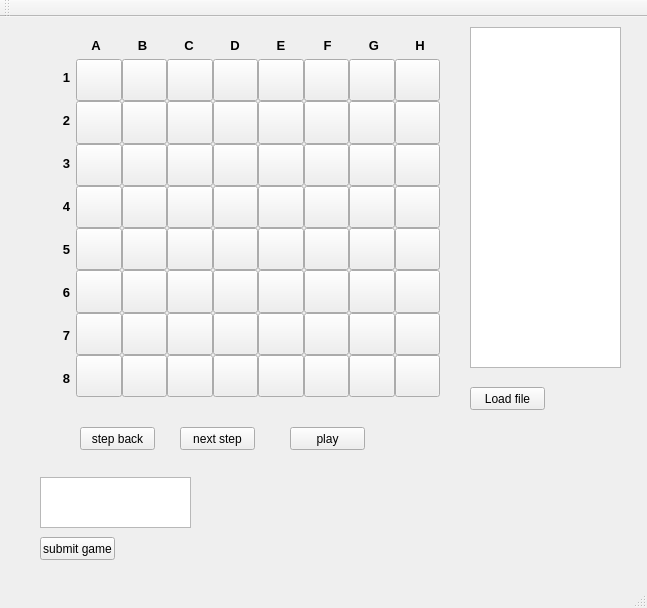
<?xml version="1.0" encoding="UTF-8"?>
<ui version="4.0">
 <class>MainWindow</class>
 <widget class="QMainWindow" name="MainWindow">
  <property name="geometry">
   <rect>
    <x>0</x>
    <y>0</y>
    <width>647</width>
    <height>608</height>
   </rect>
  </property>
  <property name="windowTitle">
   <string>MainWindow</string>
  </property>
  <widget class="QWidget" name="centralWidget">
   <widget class="QPushButton" name="stepNext">
    <property name="geometry">
     <rect>
      <x>180</x>
      <y>410</y>
      <width>75</width>
      <height>23</height>
     </rect>
    </property>
    <property name="text">
     <string>next step</string>
    </property>
   </widget>
   <widget class="QPushButton" name="stepBack">
    <property name="geometry">
     <rect>
      <x>80</x>
      <y>410</y>
      <width>75</width>
      <height>23</height>
     </rect>
    </property>
    <property name="text">
     <string>step back</string>
    </property>
   </widget>
   <widget class="QWidget" name="layoutWidget">
    <property name="geometry">
     <rect>
      <x>50</x>
      <y>10</y>
      <width>401</width>
      <height>381</height>
     </rect>
    </property>
    <layout class="QGridLayout" name="gridLayout_3">
     <item row="0" column="0">
      <widget class="QLabel" name="label_18">
       <property name="text">
        <string/>
       </property>
      </widget>
     </item>
     <item row="0" column="1">
      <layout class="QHBoxLayout" name="horizontalLayout">
       <item>
        <widget class="QLabel" name="label_10">
         <property name="font">
          <font>
           <pointsize>10</pointsize>
           <weight>75</weight>
           <bold>true</bold>
          </font>
         </property>
         <property name="text">
          <string>A</string>
         </property>
         <property name="alignment">
          <set>Qt::AlignBottom|Qt::AlignHCenter</set>
         </property>
        </widget>
       </item>
       <item>
        <widget class="QLabel" name="label_11">
         <property name="font">
          <font>
           <pointsize>10</pointsize>
           <weight>75</weight>
           <bold>true</bold>
          </font>
         </property>
         <property name="text">
          <string>B</string>
         </property>
         <property name="alignment">
          <set>Qt::AlignBottom|Qt::AlignHCenter</set>
         </property>
        </widget>
       </item>
       <item>
        <widget class="QLabel" name="label_12">
         <property name="font">
          <font>
           <pointsize>10</pointsize>
           <weight>75</weight>
           <bold>true</bold>
          </font>
         </property>
         <property name="text">
          <string>C</string>
         </property>
         <property name="alignment">
          <set>Qt::AlignBottom|Qt::AlignHCenter</set>
         </property>
        </widget>
       </item>
       <item>
        <widget class="QLabel" name="label_13">
         <property name="font">
          <font>
           <pointsize>10</pointsize>
           <weight>75</weight>
           <bold>true</bold>
          </font>
         </property>
         <property name="text">
          <string>D</string>
         </property>
         <property name="alignment">
          <set>Qt::AlignBottom|Qt::AlignHCenter</set>
         </property>
        </widget>
       </item>
       <item>
        <widget class="QLabel" name="label_14">
         <property name="font">
          <font>
           <pointsize>10</pointsize>
           <weight>75</weight>
           <bold>true</bold>
          </font>
         </property>
         <property name="text">
          <string>E</string>
         </property>
         <property name="alignment">
          <set>Qt::AlignBottom|Qt::AlignHCenter</set>
         </property>
        </widget>
       </item>
       <item>
        <widget class="QLabel" name="label_15">
         <property name="font">
          <font>
           <pointsize>10</pointsize>
           <weight>75</weight>
           <bold>true</bold>
          </font>
         </property>
         <property name="text">
          <string>F</string>
         </property>
         <property name="alignment">
          <set>Qt::AlignBottom|Qt::AlignHCenter</set>
         </property>
        </widget>
       </item>
       <item>
        <widget class="QLabel" name="label_16">
         <property name="font">
          <font>
           <pointsize>10</pointsize>
           <weight>75</weight>
           <bold>true</bold>
          </font>
         </property>
         <property name="text">
          <string>G</string>
         </property>
         <property name="alignment">
          <set>Qt::AlignBottom|Qt::AlignHCenter</set>
         </property>
        </widget>
       </item>
       <item>
        <widget class="QLabel" name="label_17">
         <property name="font">
          <font>
           <pointsize>10</pointsize>
           <weight>75</weight>
           <bold>true</bold>
          </font>
         </property>
         <property name="text">
          <string>H</string>
         </property>
         <property name="alignment">
          <set>Qt::AlignBottom|Qt::AlignHCenter</set>
         </property>
        </widget>
       </item>
      </layout>
     </item>
     <item row="1" column="0">
      <layout class="QVBoxLayout" name="verticalLayout">
       <item>
        <widget class="QLabel" name="label_2">
         <property name="font">
          <font>
           <pointsize>10</pointsize>
           <weight>75</weight>
           <bold>true</bold>
          </font>
         </property>
         <property name="text">
          <string>1</string>
         </property>
         <property name="alignment">
          <set>Qt::AlignRight|Qt::AlignTrailing|Qt::AlignVCenter</set>
         </property>
        </widget>
       </item>
       <item>
        <widget class="QLabel" name="label_3">
         <property name="font">
          <font>
           <pointsize>10</pointsize>
           <weight>75</weight>
           <bold>true</bold>
          </font>
         </property>
         <property name="text">
          <string>2</string>
         </property>
         <property name="alignment">
          <set>Qt::AlignRight|Qt::AlignTrailing|Qt::AlignVCenter</set>
         </property>
        </widget>
       </item>
       <item>
        <widget class="QLabel" name="label_4">
         <property name="font">
          <font>
           <pointsize>10</pointsize>
           <weight>75</weight>
           <bold>true</bold>
          </font>
         </property>
         <property name="text">
          <string>3</string>
         </property>
         <property name="alignment">
          <set>Qt::AlignRight|Qt::AlignTrailing|Qt::AlignVCenter</set>
         </property>
        </widget>
       </item>
       <item>
        <widget class="QLabel" name="label_5">
         <property name="font">
          <font>
           <pointsize>10</pointsize>
           <weight>75</weight>
           <bold>true</bold>
          </font>
         </property>
         <property name="text">
          <string>4</string>
         </property>
         <property name="alignment">
          <set>Qt::AlignRight|Qt::AlignTrailing|Qt::AlignVCenter</set>
         </property>
        </widget>
       </item>
       <item>
        <widget class="QLabel" name="label_6">
         <property name="font">
          <font>
           <pointsize>10</pointsize>
           <weight>75</weight>
           <bold>true</bold>
          </font>
         </property>
         <property name="text">
          <string>5</string>
         </property>
         <property name="alignment">
          <set>Qt::AlignRight|Qt::AlignTrailing|Qt::AlignVCenter</set>
         </property>
        </widget>
       </item>
       <item>
        <widget class="QLabel" name="label_7">
         <property name="font">
          <font>
           <pointsize>10</pointsize>
           <weight>75</weight>
           <bold>true</bold>
          </font>
         </property>
         <property name="text">
          <string>6</string>
         </property>
         <property name="alignment">
          <set>Qt::AlignRight|Qt::AlignTrailing|Qt::AlignVCenter</set>
         </property>
        </widget>
       </item>
       <item>
        <widget class="QLabel" name="label_8">
         <property name="font">
          <font>
           <pointsize>10</pointsize>
           <weight>75</weight>
           <bold>true</bold>
          </font>
         </property>
         <property name="text">
          <string>7</string>
         </property>
         <property name="alignment">
          <set>Qt::AlignRight|Qt::AlignTrailing|Qt::AlignVCenter</set>
         </property>
        </widget>
       </item>
       <item>
        <widget class="QLabel" name="label_9">
         <property name="font">
          <font>
           <pointsize>10</pointsize>
           <weight>75</weight>
           <bold>true</bold>
          </font>
         </property>
         <property name="text">
          <string>8</string>
         </property>
         <property name="alignment">
          <set>Qt::AlignRight|Qt::AlignTrailing|Qt::AlignVCenter</set>
         </property>
        </widget>
       </item>
      </layout>
     </item>
     <item row="1" column="1">
      <layout class="QGridLayout" name="gridLayout" rowstretch="1,0,0,0,0,0,0,0" columnstretch="1,0,0,0,0,0,0,0">
       <property name="sizeConstraint">
        <enum>QLayout::SetMaximumSize</enum>
       </property>
       <property name="spacing">
        <number>0</number>
       </property>
       <item row="1" column="3">
        <widget class="QPushButton" name="B2">
         <property name="sizePolicy">
          <sizepolicy hsizetype="Expanding" vsizetype="Expanding">
           <horstretch>1</horstretch>
           <verstretch>1</verstretch>
          </sizepolicy>
         </property>
         <property name="text">
          <string/>
         </property>
        </widget>
       </item>
       <item row="1" column="2">
        <widget class="QPushButton" name="A2">
         <property name="sizePolicy">
          <sizepolicy hsizetype="Expanding" vsizetype="Expanding">
           <horstretch>1</horstretch>
           <verstretch>1</verstretch>
          </sizepolicy>
         </property>
         <property name="text">
          <string/>
         </property>
        </widget>
       </item>
       <item row="3" column="7">
        <widget class="QPushButton" name="E4">
         <property name="sizePolicy">
          <sizepolicy hsizetype="Expanding" vsizetype="Expanding">
           <horstretch>1</horstretch>
           <verstretch>1</verstretch>
          </sizepolicy>
         </property>
        </widget>
       </item>
       <item row="7" column="5">
        <widget class="QPushButton" name="D8">
         <property name="sizePolicy">
          <sizepolicy hsizetype="Expanding" vsizetype="Expanding">
           <horstretch>1</horstretch>
           <verstretch>1</verstretch>
          </sizepolicy>
         </property>
         <property name="text">
          <string/>
         </property>
        </widget>
       </item>
       <item row="3" column="1">
        <widget class="QPushButton" name="F1">
         <property name="sizePolicy">
          <sizepolicy hsizetype="Expanding" vsizetype="Expanding">
           <horstretch>1</horstretch>
           <verstretch>1</verstretch>
          </sizepolicy>
         </property>
        </widget>
       </item>
       <item row="6" column="4">
        <widget class="QPushButton" name="C7">
         <property name="sizePolicy">
          <sizepolicy hsizetype="Expanding" vsizetype="Expanding">
           <horstretch>1</horstretch>
           <verstretch>1</verstretch>
          </sizepolicy>
         </property>
         <property name="text">
          <string/>
         </property>
        </widget>
       </item>
       <item row="2" column="2">
        <widget class="QPushButton" name="A3">
         <property name="sizePolicy">
          <sizepolicy hsizetype="Expanding" vsizetype="Expanding">
           <horstretch>1</horstretch>
           <verstretch>1</verstretch>
          </sizepolicy>
         </property>
         <property name="text">
          <string/>
         </property>
        </widget>
       </item>
       <item row="0" column="1">
        <widget class="QPushButton" name="H1">
         <property name="sizePolicy">
          <sizepolicy hsizetype="Expanding" vsizetype="Expanding">
           <horstretch>1</horstretch>
           <verstretch>1</verstretch>
          </sizepolicy>
         </property>
        </widget>
       </item>
       <item row="6" column="0">
        <widget class="QPushButton" name="H7">
         <property name="sizePolicy">
          <sizepolicy hsizetype="Expanding" vsizetype="Expanding">
           <horstretch>1</horstretch>
           <verstretch>1</verstretch>
          </sizepolicy>
         </property>
         <property name="text">
          <string/>
         </property>
        </widget>
       </item>
       <item row="5" column="2">
        <widget class="QPushButton" name="A6">
         <property name="sizePolicy">
          <sizepolicy hsizetype="Expanding" vsizetype="Expanding">
           <horstretch>1</horstretch>
           <verstretch>1</verstretch>
          </sizepolicy>
         </property>
         <property name="text">
          <string/>
         </property>
        </widget>
       </item>
       <item row="2" column="5">
        <widget class="QPushButton" name="D3">
         <property name="sizePolicy">
          <sizepolicy hsizetype="Expanding" vsizetype="Expanding">
           <horstretch>1</horstretch>
           <verstretch>1</verstretch>
          </sizepolicy>
         </property>
        </widget>
       </item>
       <item row="6" column="5">
        <widget class="QPushButton" name="D7">
         <property name="sizePolicy">
          <sizepolicy hsizetype="Expanding" vsizetype="Expanding">
           <horstretch>1</horstretch>
           <verstretch>1</verstretch>
          </sizepolicy>
         </property>
         <property name="text">
          <string/>
         </property>
        </widget>
       </item>
       <item row="0" column="0">
        <widget class="QPushButton" name="G2">
         <property name="sizePolicy">
          <sizepolicy hsizetype="Expanding" vsizetype="Expanding">
           <horstretch>1</horstretch>
           <verstretch>1</verstretch>
          </sizepolicy>
         </property>
        </widget>
       </item>
       <item row="2" column="1">
        <widget class="QPushButton" name="F4">
         <property name="sizePolicy">
          <sizepolicy hsizetype="Expanding" vsizetype="Expanding">
           <horstretch>1</horstretch>
           <verstretch>1</verstretch>
          </sizepolicy>
         </property>
        </widget>
       </item>
       <item row="6" column="6">
        <widget class="QPushButton" name="G7">
         <property name="sizePolicy">
          <sizepolicy hsizetype="Expanding" vsizetype="Expanding">
           <horstretch>1</horstretch>
           <verstretch>1</verstretch>
          </sizepolicy>
         </property>
         <property name="text">
          <string/>
         </property>
        </widget>
       </item>
       <item row="6" column="2">
        <widget class="QPushButton" name="A7">
         <property name="sizePolicy">
          <sizepolicy hsizetype="Expanding" vsizetype="Expanding">
           <horstretch>1</horstretch>
           <verstretch>1</verstretch>
          </sizepolicy>
         </property>
         <property name="text">
          <string/>
         </property>
        </widget>
       </item>
       <item row="5" column="1">
        <widget class="QPushButton" name="F6">
         <property name="sizePolicy">
          <sizepolicy hsizetype="Expanding" vsizetype="Expanding">
           <horstretch>1</horstretch>
           <verstretch>1</verstretch>
          </sizepolicy>
         </property>
         <property name="text">
          <string/>
         </property>
        </widget>
       </item>
       <item row="1" column="1">
        <widget class="QPushButton" name="G3">
         <property name="sizePolicy">
          <sizepolicy hsizetype="Expanding" vsizetype="Expanding">
           <horstretch>1</horstretch>
           <verstretch>1</verstretch>
          </sizepolicy>
         </property>
        </widget>
       </item>
       <item row="4" column="3">
        <widget class="QPushButton" name="B5">
         <property name="sizePolicy">
          <sizepolicy hsizetype="Expanding" vsizetype="Expanding">
           <horstretch>1</horstretch>
           <verstretch>1</verstretch>
          </sizepolicy>
         </property>
         <property name="text">
          <string/>
         </property>
        </widget>
       </item>
       <item row="6" column="1">
        <widget class="QPushButton" name="F7">
         <property name="sizePolicy">
          <sizepolicy hsizetype="Expanding" vsizetype="Expanding">
           <horstretch>1</horstretch>
           <verstretch>1</verstretch>
          </sizepolicy>
         </property>
         <property name="text">
          <string/>
         </property>
        </widget>
       </item>
       <item row="0" column="4">
        <widget class="QPushButton" name="C1">
         <property name="sizePolicy">
          <sizepolicy hsizetype="Expanding" vsizetype="Expanding">
           <horstretch>1</horstretch>
           <verstretch>1</verstretch>
          </sizepolicy>
         </property>
         <property name="text">
          <string/>
         </property>
        </widget>
       </item>
       <item row="3" column="4">
        <widget class="QPushButton" name="C4">
         <property name="sizePolicy">
          <sizepolicy hsizetype="Expanding" vsizetype="Expanding">
           <horstretch>1</horstretch>
           <verstretch>1</verstretch>
          </sizepolicy>
         </property>
         <property name="text">
          <string/>
         </property>
        </widget>
       </item>
       <item row="0" column="3">
        <widget class="QPushButton" name="A1">
         <property name="sizePolicy">
          <sizepolicy hsizetype="Expanding" vsizetype="Expanding">
           <horstretch>1</horstretch>
           <verstretch>1</verstretch>
          </sizepolicy>
         </property>
         <property name="text">
          <string/>
         </property>
        </widget>
       </item>
       <item row="3" column="5">
        <widget class="QPushButton" name="D4">
         <property name="sizePolicy">
          <sizepolicy hsizetype="Expanding" vsizetype="Expanding">
           <horstretch>1</horstretch>
           <verstretch>1</verstretch>
          </sizepolicy>
         </property>
         <property name="text">
          <string/>
         </property>
        </widget>
       </item>
       <item row="4" column="4">
        <widget class="QPushButton" name="C5">
         <property name="sizePolicy">
          <sizepolicy hsizetype="Expanding" vsizetype="Expanding">
           <horstretch>1</horstretch>
           <verstretch>1</verstretch>
          </sizepolicy>
         </property>
         <property name="text">
          <string/>
         </property>
        </widget>
       </item>
       <item row="4" column="5">
        <widget class="QPushButton" name="D5">
         <property name="sizePolicy">
          <sizepolicy hsizetype="Expanding" vsizetype="Expanding">
           <horstretch>1</horstretch>
           <verstretch>1</verstretch>
          </sizepolicy>
         </property>
         <property name="text">
          <string/>
         </property>
        </widget>
       </item>
       <item row="4" column="1">
        <widget class="QPushButton" name="F5">
         <property name="sizePolicy">
          <sizepolicy hsizetype="Expanding" vsizetype="Expanding">
           <horstretch>1</horstretch>
           <verstretch>1</verstretch>
          </sizepolicy>
         </property>
         <property name="text">
          <string/>
         </property>
        </widget>
       </item>
       <item row="0" column="2">
        <widget class="QPushButton" name="B1">
         <property name="sizePolicy">
          <sizepolicy hsizetype="Expanding" vsizetype="Expanding">
           <horstretch>1</horstretch>
           <verstretch>1</verstretch>
          </sizepolicy>
         </property>
         <property name="text">
          <string/>
         </property>
        </widget>
       </item>
       <item row="1" column="7">
        <widget class="QPushButton" name="E2">
         <property name="sizePolicy">
          <sizepolicy hsizetype="Expanding" vsizetype="Expanding">
           <horstretch>1</horstretch>
           <verstretch>1</verstretch>
          </sizepolicy>
         </property>
         <property name="text">
          <string/>
         </property>
        </widget>
       </item>
       <item row="1" column="0">
        <widget class="QPushButton" name="H2">
         <property name="sizePolicy">
          <sizepolicy hsizetype="Expanding" vsizetype="Expanding">
           <horstretch>1</horstretch>
           <verstretch>1</verstretch>
          </sizepolicy>
         </property>
        </widget>
       </item>
       <item row="3" column="0">
        <widget class="QPushButton" name="H4">
         <property name="sizePolicy">
          <sizepolicy hsizetype="Expanding" vsizetype="Expanding">
           <horstretch>1</horstretch>
           <verstretch>1</verstretch>
          </sizepolicy>
         </property>
        </widget>
       </item>
       <item row="3" column="2">
        <widget class="QPushButton" name="A4">
         <property name="sizePolicy">
          <sizepolicy hsizetype="Expanding" vsizetype="Expanding">
           <horstretch>1</horstretch>
           <verstretch>1</verstretch>
          </sizepolicy>
         </property>
         <property name="text">
          <string/>
         </property>
        </widget>
       </item>
       <item row="1" column="6">
        <widget class="QPushButton" name="F3">
         <property name="sizePolicy">
          <sizepolicy hsizetype="Expanding" vsizetype="Expanding">
           <horstretch>1</horstretch>
           <verstretch>1</verstretch>
          </sizepolicy>
         </property>
        </widget>
       </item>
       <item row="4" column="2">
        <widget class="QPushButton" name="A5">
         <property name="sizePolicy">
          <sizepolicy hsizetype="Expanding" vsizetype="Expanding">
           <horstretch>1</horstretch>
           <verstretch>1</verstretch>
          </sizepolicy>
         </property>
         <property name="text">
          <string/>
         </property>
        </widget>
       </item>
       <item row="4" column="0">
        <widget class="QPushButton" name="H5">
         <property name="sizePolicy">
          <sizepolicy hsizetype="Expanding" vsizetype="Expanding">
           <horstretch>1</horstretch>
           <verstretch>1</verstretch>
          </sizepolicy>
         </property>
         <property name="text">
          <string/>
         </property>
        </widget>
       </item>
       <item row="3" column="6">
        <widget class="QPushButton" name="G4">
         <property name="sizePolicy">
          <sizepolicy hsizetype="Expanding" vsizetype="Expanding">
           <horstretch>1</horstretch>
           <verstretch>1</verstretch>
          </sizepolicy>
         </property>
        </widget>
       </item>
       <item row="7" column="4">
        <widget class="QPushButton" name="C8">
         <property name="sizePolicy">
          <sizepolicy hsizetype="Expanding" vsizetype="Expanding">
           <horstretch>1</horstretch>
           <verstretch>1</verstretch>
          </sizepolicy>
         </property>
         <property name="text">
          <string/>
         </property>
        </widget>
       </item>
       <item row="0" column="7">
        <widget class="QPushButton" name="E1">
         <property name="sizePolicy">
          <sizepolicy hsizetype="Expanding" vsizetype="Expanding">
           <horstretch>1</horstretch>
           <verstretch>1</verstretch>
          </sizepolicy>
         </property>
         <property name="text">
          <string/>
         </property>
        </widget>
       </item>
       <item row="4" column="6">
        <widget class="QPushButton" name="G5">
         <property name="sizePolicy">
          <sizepolicy hsizetype="Expanding" vsizetype="Expanding">
           <horstretch>1</horstretch>
           <verstretch>1</verstretch>
          </sizepolicy>
         </property>
         <property name="text">
          <string/>
         </property>
        </widget>
       </item>
       <item row="7" column="1">
        <widget class="QPushButton" name="F8">
         <property name="sizePolicy">
          <sizepolicy hsizetype="Expanding" vsizetype="Expanding">
           <horstretch>1</horstretch>
           <verstretch>1</verstretch>
          </sizepolicy>
         </property>
         <property name="text">
          <string/>
         </property>
        </widget>
       </item>
       <item row="0" column="6">
        <widget class="QPushButton" name="G1">
         <property name="sizePolicy">
          <sizepolicy hsizetype="Expanding" vsizetype="Expanding">
           <horstretch>1</horstretch>
           <verstretch>1</verstretch>
          </sizepolicy>
         </property>
        </widget>
       </item>
       <item row="5" column="4">
        <widget class="QPushButton" name="C6">
         <property name="sizePolicy">
          <sizepolicy hsizetype="Expanding" vsizetype="Expanding">
           <horstretch>1</horstretch>
           <verstretch>1</verstretch>
          </sizepolicy>
         </property>
         <property name="text">
          <string/>
         </property>
        </widget>
       </item>
       <item row="1" column="4">
        <widget class="QPushButton" name="C2">
         <property name="sizePolicy">
          <sizepolicy hsizetype="Expanding" vsizetype="Expanding">
           <horstretch>1</horstretch>
           <verstretch>1</verstretch>
          </sizepolicy>
         </property>
         <property name="text">
          <string/>
         </property>
        </widget>
       </item>
       <item row="2" column="0">
        <widget class="QPushButton" name="H3">
         <property name="sizePolicy">
          <sizepolicy hsizetype="Expanding" vsizetype="Expanding">
           <horstretch>1</horstretch>
           <verstretch>1</verstretch>
          </sizepolicy>
         </property>
        </widget>
       </item>
       <item row="5" column="0">
        <widget class="QPushButton" name="H6">
         <property name="sizePolicy">
          <sizepolicy hsizetype="Expanding" vsizetype="Expanding">
           <horstretch>1</horstretch>
           <verstretch>1</verstretch>
          </sizepolicy>
         </property>
         <property name="text">
          <string/>
         </property>
        </widget>
       </item>
       <item row="7" column="2">
        <widget class="QPushButton" name="A8">
         <property name="sizePolicy">
          <sizepolicy hsizetype="Expanding" vsizetype="Expanding">
           <horstretch>1</horstretch>
           <verstretch>1</verstretch>
          </sizepolicy>
         </property>
         <property name="text">
          <string/>
         </property>
        </widget>
       </item>
       <item row="7" column="0">
        <widget class="QPushButton" name="H8">
         <property name="sizePolicy">
          <sizepolicy hsizetype="Expanding" vsizetype="Expanding">
           <horstretch>1</horstretch>
           <verstretch>1</verstretch>
          </sizepolicy>
         </property>
         <property name="text">
          <string/>
         </property>
        </widget>
       </item>
       <item row="2" column="3">
        <widget class="QPushButton" name="B3">
         <property name="sizePolicy">
          <sizepolicy hsizetype="Expanding" vsizetype="Expanding">
           <horstretch>1</horstretch>
           <verstretch>1</verstretch>
          </sizepolicy>
         </property>
         <property name="text">
          <string/>
         </property>
        </widget>
       </item>
       <item row="5" column="7">
        <widget class="QPushButton" name="E6">
         <property name="sizePolicy">
          <sizepolicy hsizetype="Expanding" vsizetype="Expanding">
           <horstretch>1</horstretch>
           <verstretch>1</verstretch>
          </sizepolicy>
         </property>
         <property name="text">
          <string/>
         </property>
        </widget>
       </item>
       <item row="7" column="3">
        <widget class="QPushButton" name="B8">
         <property name="sizePolicy">
          <sizepolicy hsizetype="Expanding" vsizetype="Expanding">
           <horstretch>1</horstretch>
           <verstretch>1</verstretch>
          </sizepolicy>
         </property>
         <property name="text">
          <string/>
         </property>
        </widget>
       </item>
       <item row="3" column="3">
        <widget class="QPushButton" name="B4">
         <property name="sizePolicy">
          <sizepolicy hsizetype="Expanding" vsizetype="Expanding">
           <horstretch>1</horstretch>
           <verstretch>1</verstretch>
          </sizepolicy>
         </property>
         <property name="text">
          <string/>
         </property>
        </widget>
       </item>
       <item row="7" column="7">
        <widget class="QPushButton" name="E8">
         <property name="sizePolicy">
          <sizepolicy hsizetype="Expanding" vsizetype="Expanding">
           <horstretch>1</horstretch>
           <verstretch>1</verstretch>
          </sizepolicy>
         </property>
         <property name="text">
          <string/>
         </property>
        </widget>
       </item>
       <item row="5" column="3">
        <widget class="QPushButton" name="B6">
         <property name="sizePolicy">
          <sizepolicy hsizetype="Expanding" vsizetype="Expanding">
           <horstretch>1</horstretch>
           <verstretch>1</verstretch>
          </sizepolicy>
         </property>
         <property name="text">
          <string/>
         </property>
        </widget>
       </item>
       <item row="6" column="7">
        <widget class="QPushButton" name="E7">
         <property name="sizePolicy">
          <sizepolicy hsizetype="Expanding" vsizetype="Expanding">
           <horstretch>1</horstretch>
           <verstretch>1</verstretch>
          </sizepolicy>
         </property>
         <property name="text">
          <string/>
         </property>
        </widget>
       </item>
       <item row="1" column="5">
        <widget class="QPushButton" name="D2">
         <property name="sizePolicy">
          <sizepolicy hsizetype="Expanding" vsizetype="Expanding">
           <horstretch>1</horstretch>
           <verstretch>1</verstretch>
          </sizepolicy>
         </property>
         <property name="text">
          <string/>
         </property>
        </widget>
       </item>
       <item row="6" column="3">
        <widget class="QPushButton" name="B7">
         <property name="sizePolicy">
          <sizepolicy hsizetype="Expanding" vsizetype="Expanding">
           <horstretch>1</horstretch>
           <verstretch>1</verstretch>
          </sizepolicy>
         </property>
         <property name="text">
          <string/>
         </property>
        </widget>
       </item>
       <item row="4" column="7">
        <widget class="QPushButton" name="E5">
         <property name="sizePolicy">
          <sizepolicy hsizetype="Expanding" vsizetype="Expanding">
           <horstretch>1</horstretch>
           <verstretch>1</verstretch>
          </sizepolicy>
         </property>
         <property name="text">
          <string/>
         </property>
        </widget>
       </item>
       <item row="5" column="5">
        <widget class="QPushButton" name="D6">
         <property name="sizePolicy">
          <sizepolicy hsizetype="Expanding" vsizetype="Expanding">
           <horstretch>1</horstretch>
           <verstretch>1</verstretch>
          </sizepolicy>
         </property>
         <property name="text">
          <string/>
         </property>
        </widget>
       </item>
       <item row="2" column="7">
        <widget class="QPushButton" name="E3">
         <property name="sizePolicy">
          <sizepolicy hsizetype="Expanding" vsizetype="Expanding">
           <horstretch>1</horstretch>
           <verstretch>1</verstretch>
          </sizepolicy>
         </property>
        </widget>
       </item>
       <item row="7" column="6">
        <widget class="QPushButton" name="G8">
         <property name="sizePolicy">
          <sizepolicy hsizetype="Expanding" vsizetype="Expanding">
           <horstretch>1</horstretch>
           <verstretch>1</verstretch>
          </sizepolicy>
         </property>
         <property name="text">
          <string/>
         </property>
        </widget>
       </item>
       <item row="2" column="4">
        <widget class="QPushButton" name="C3">
         <property name="sizePolicy">
          <sizepolicy hsizetype="Expanding" vsizetype="Expanding">
           <horstretch>1</horstretch>
           <verstretch>1</verstretch>
          </sizepolicy>
         </property>
        </widget>
       </item>
       <item row="2" column="6">
        <widget class="QPushButton" name="F2">
         <property name="sizePolicy">
          <sizepolicy hsizetype="Expanding" vsizetype="Expanding">
           <horstretch>1</horstretch>
           <verstretch>1</verstretch>
          </sizepolicy>
         </property>
        </widget>
       </item>
       <item row="0" column="5">
        <widget class="QPushButton" name="D1">
         <property name="sizePolicy">
          <sizepolicy hsizetype="Expanding" vsizetype="Expanding">
           <horstretch>1</horstretch>
           <verstretch>1</verstretch>
          </sizepolicy>
         </property>
         <property name="text">
          <string/>
         </property>
        </widget>
       </item>
       <item row="5" column="6">
        <widget class="QPushButton" name="G6">
         <property name="sizePolicy">
          <sizepolicy hsizetype="Expanding" vsizetype="Expanding">
           <horstretch>1</horstretch>
           <verstretch>1</verstretch>
          </sizepolicy>
         </property>
         <property name="text">
          <string/>
         </property>
        </widget>
       </item>
      </layout>
     </item>
    </layout>
   </widget>
   <widget class="QTextBrowser" name="turnsList">
    <property name="geometry">
     <rect>
      <x>40</x>
      <y>460</y>
      <width>151</width>
      <height>51</height>
     </rect>
    </property>
    <property name="overwriteMode">
     <bool>true</bool>
    </property>
    <property name="textInteractionFlags">
     <set>Qt::LinksAccessibleByKeyboard|Qt::LinksAccessibleByMouse|Qt::TextBrowserInteraction|Qt::TextEditable|Qt::TextEditorInteraction|Qt::TextSelectableByKeyboard|Qt::TextSelectableByMouse</set>
    </property>
   </widget>
   <widget class="QPushButton" name="submitInput">
    <property name="geometry">
     <rect>
      <x>40</x>
      <y>520</y>
      <width>75</width>
      <height>23</height>
     </rect>
    </property>
    <property name="text">
     <string>submit game</string>
    </property>
   </widget>
   <widget class="QListWidget" name="listWidget">
    <property name="geometry">
     <rect>
      <x>470</x>
      <y>10</y>
      <width>151</width>
      <height>341</height>
     </rect>
    </property>
   </widget>
   <widget class="QPushButton" name="loadFile">
    <property name="geometry">
     <rect>
      <x>470</x>
      <y>370</y>
      <width>75</width>
      <height>23</height>
     </rect>
    </property>
    <property name="text">
     <string>Load file</string>
    </property>
   </widget>
   <widget class="QPushButton" name="autoPlay">
    <property name="geometry">
     <rect>
      <x>290</x>
      <y>410</y>
      <width>75</width>
      <height>23</height>
     </rect>
    </property>
    <property name="text">
     <string>play</string>
    </property>
    <property name="checkable">
     <bool>true</bool>
    </property>
   </widget>
  </widget>
  <widget class="QMenuBar" name="menuBar">
   <property name="geometry">
    <rect>
     <x>0</x>
     <y>0</y>
     <width>647</width>
     <height>21</height>
    </rect>
   </property>
  </widget>
  <widget class="QToolBar" name="mainToolBar">
   <attribute name="toolBarArea">
    <enum>TopToolBarArea</enum>
   </attribute>
   <attribute name="toolBarBreak">
    <bool>false</bool>
   </attribute>
  </widget>
  <widget class="QStatusBar" name="statusBar"/>
 </widget>
 <layoutdefault spacing="6" margin="11"/>
 <resources/>
 <connections/>
</ui>
